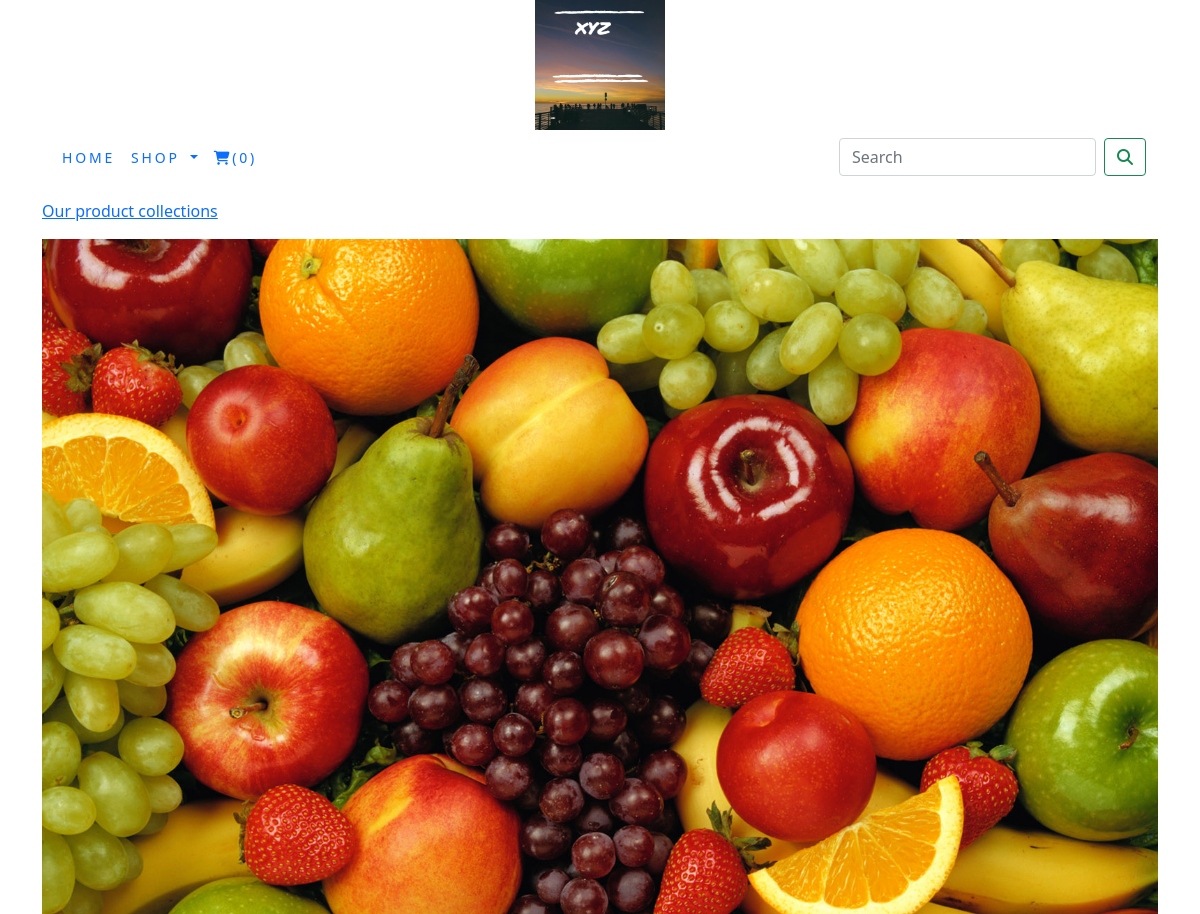
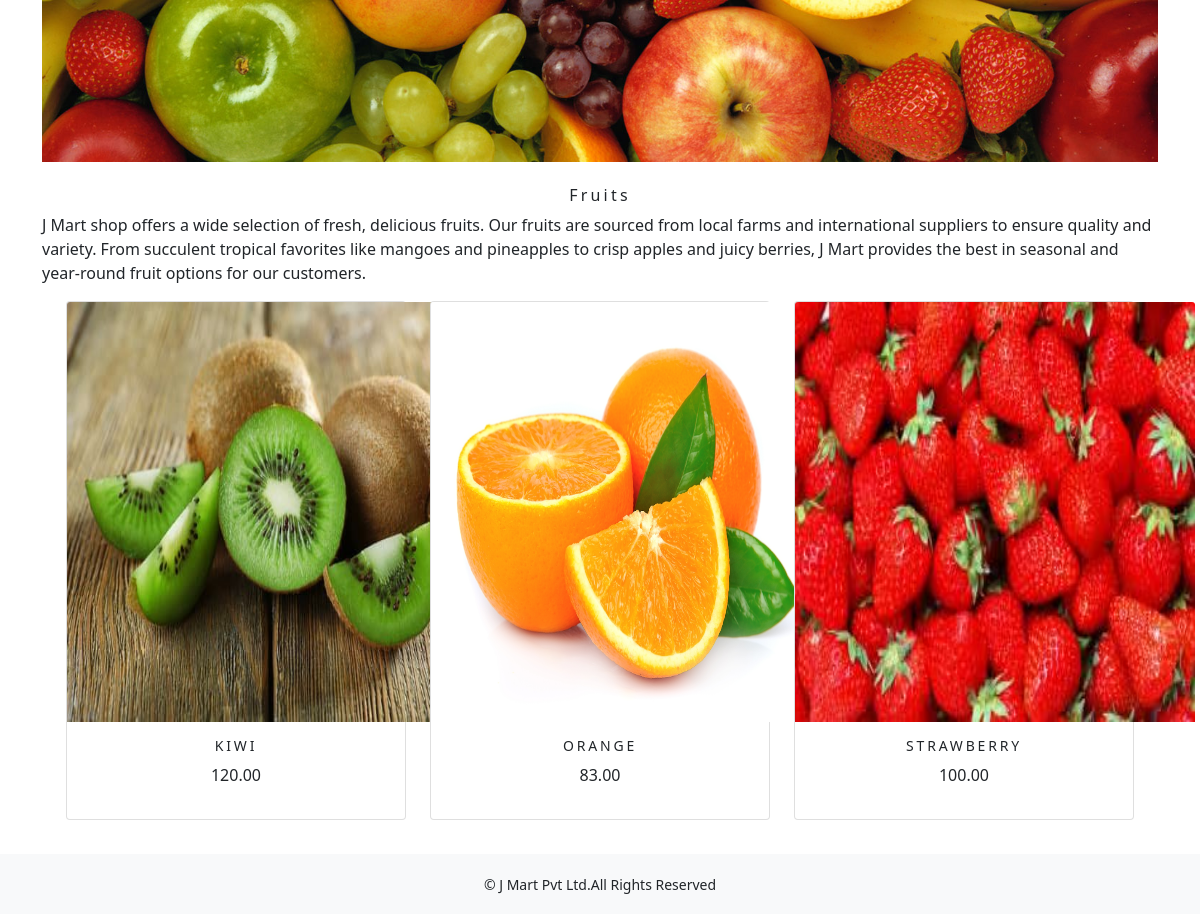
The app's page /shop/fruits/ with its own data (2 pictures, top to bottom).
### shop/models.py (models this page shows, shortened)
class Category(models.Model):
    name=models.CharField(max_length=250,unique=True)
    slug=models.CharField(max_length=250,unique=True)
    description=models.TextField(blank=True)
    image=models.ImageField(upload_to='category',blank=True)
    class Meta:
        ordering=('name',)
        verbose_name='category'
        verbose_name_plural='categories'
    def get_url(self):
        return reverse('shop:products_by_category',args=[self.slug])

class Product(models.Model):
    name=models.CharField(max_length=250,unique=True)
    slug=models.SlugField(max_length=250,unique=True)
    description=models.TextField(blank=True)
    price=models.DecimalField(max_digits=10,decimal_places=2)
    category=models.ForeignKey(Category,on_delete=models.CASCADE)
    image=models.ImageField(upload_to='product',blank=True)
    stock=models.IntegerField()
    available=models.BooleanField(default=True)
    created=models.DateTimeField(auto_now_add=True)
    updated=models.DateTimeField(auto_now=True)
    def get_url(self):
        return reverse('shop:prodCatdetail',args=[self.category.slug,self.slug])
    class Meta:
        ordering=('name',)
        verbose_name='product'
        verbose_name_plural='products'

### shop/views.py (the view)
# urls.py: path('',views.allProdCat,name='allProdCat'),
def allProdCat(request,c_slug=None):
    c_page=None
    products_list=None
    if c_slug !=None:
        c_page=get_object_or_404(Category,slug=c_slug)
        products_list=Product.objects.all().filter(category=c_page,available=True)
    else:
        products_list=Product.objects.all().filter(available=True)
    paginator=Paginator(products_list,6)
    try:
        page=int(request.GET.get('page','1'))
    except:
        page=1
    try:
        products=paginator.page(page)
    except (EmptyPage,InvalidPage):
        products=paginator.page(paginator.num_pages)
    return render(request,"category.html",{'category':c_page,'products':products})

### cart/context_processors.py (called while the page is built)
def counter(request):
    item_count=0
    if 'admin' in request.path:
        return {}
    else:
        try:
            cart=Cart.objects.filter(cart_id=_cart_id(request))
            cart_items=CartItem.objects.all().filter(cart=cart[:1])
            for cart_item in cart_items:
                item_count +=cart_item.quantity
        except Cart.DoesNotExist:
            item_count=0
    return dict(item_count=item_count)

### cart/views.py (called while the page is built)
def _cart_id(request):
    cart=request.session.session_key
    if not cart:
        cart=request.session.create()
    return cart

### shop/context_processors.py (called while the page is built)
def menu_links(request):
    links=Category.objects.all()
    return dict(links=links)

### templates/category.html (shortened to what this page needs)
{% extends 'base.html' %}
{% load static %}
{% block content %}
{% if category %}
<div>
    <div class="row my_row_class">
        <div class="mx-auto">
        <p><a href="{% url 'shop:allProdCat' %}"> Our product collections</a></p>
    </div>
        </div>
</div>
{% endif %}
<div class="mx-auto">
    {% if category %}
    <img class="my_image" src="{{category.image.url}}" alt="{{category.name}}">
</div>
<br>
<div>
    <h1 class="text-center my_title">{{category.name}}</h1>
    <p class="text-justify">{{category.description}}</p>
</div>
{% endif %}
<div class="container">
    <div class="row mx-auto">
        {% for product in products.object_list %}
        <div class="my_bottom_margin col-9 col-sm-12 col-md-4 col-lg-4">
            <div class="card text-center" style="min-width:18rem;">
                <a href="{{product.get_url}}"><img class="card-img-top my_image" src="{{product.image.url}}"alt="{{product.name}}" style="width: 400px; height: 420px;"></a>
                <div class="card-body">
                    <h4>{{product.name}}</h4>
                    <p>{{product.price}}</p>
                </div>
            </div>
        </div>
        {% endfor %}
    </div>
    <br>
</div>
{% endblock %}

### templates/base.html (shortened to what this page needs)
{% load static %}
<!DOCTYPE html>
<html lang="en">
<head>
    <link rel="stylesheet" href="{% static 'css/custom.css' %}">
    <link href="{% static 'css/bootstrap.min.css' %}" rel="stylesheet">
</head>
<body>
<div class="container">
    {% include 'header.html' %}
    {% include 'navbar.html' %}
    {% block content %}
    {% endblock %}
</div>
{% include 'footer.html' %}
</body>
</html>

### templates/header.html
{% load static %}
<header>
    <center>
        <a href="{% url 'shop:allProdCat' %}"></a><img src="{% static 'img/logo.png' %}" alt="Logimage" width="130px;" height="130px;">
    </center>
</header>

### templates/navbar.html (shortened to what this page needs)
<nav class="navbar navbar-expand-lg bg-body-tertiary">
  <div class="container-fluid">
    <div class="collapse navbar-collapse" id="navbarSupportedContent">
      <ul class="navbar-nav me-auto mb-2 mb-lg-0">
        <li class="nav-item">
          <a class="nav-link" href="/shop">Home</a>
        </li>
        <li class="nav-item dropdown {% if 'shop' in request.path %} active {% endif %}">
          <a class="nav-link dropdown-toggle" href="#" role="button" data-bs-toggle="dropdown" aria-expanded="false">
            Shop
          </a>
        </li>
        <li class="nav-item">
          <a class="nav-link" href="{% url 'cart:cart_detail'%}"><i class="fa-solid fa-cart-shopping"></i>({{item_count}})</a>
        </li>
      </ul>
            <form class="d-flex" action="{% url 'search_app:SearchResult' %}" method="get">
        <input class="form-control me-2" type="search" placeholder="Search" name="q" aria-label="Search">
        <button class="btn btn-outline-success" type="submit"><i class="fa-solid fa-magnifying-glass"></i></button>
      </form>
    </div>
  </div>
</nav>

### templates/footer.html
<div class="footer navbar-fixed-bottom my_footer">
  <p class="text-center">&copy; J Mart Pvt Ltd.All Rights Reserved</p>
</div>

### static/css/custom.css (style rules this page uses)
body { font-family: 'Roboto', sans-serif; }
.nav-item { letter-spacing :.2em; font-size :14px; text-transform :uppercase; }
.my_footer { background-color:#f8f9fa; height:60px; }
.my_footer p { padding-top:20px; font-size:14px; }
.my_row_class { padding-top:15px; }
.my_image { width:100%; height: auto; }
.my_title { font-size:16px; text_transform:uppercase; letter-spacing:.2em; }
.my_bottom_margin { margin-bottom:10px; }
.card-body h4 { font-size:14px; text-transform:uppercase; letter-spacing:.2em; }

### records on screen
Category: image (picture), name "Fruits", description "J Mart shop offers a wide selection of fresh, delicious fruits. Our fruits are sourced from local farms and international suppliers to ensure quality and variety. From succulent tropical favorites like mangoes and pineapples to crisp apples and juicy berries, J Mart provides the best in seasonal and year-round fruit options for our customers."
Product: image (picture), name "KIWI", price "120.00"
Product: image (picture), name "ORANGE", price "83.00"
Product: image (picture), name "STRAWBERRY", price "100.00"

### other values on screen
{{ item_count }} "0"
